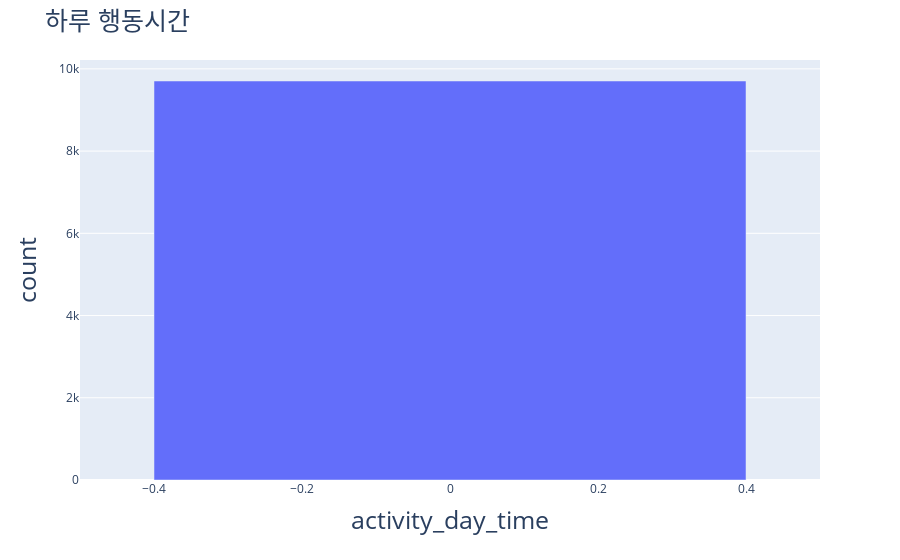

This figure's notebook cell:
### Code cell
import plotly.express as px

raw_plot = (
    raw
    ['activity_day_time'].dt.days.astype(int)
    .value_counts()
    .to_frame() 
    .reset_index(drop=False)
    # .rename(columns={'activity_day_time' : 'activity_day_time', 'activity_day_time' : 'Count'})
)
# raw_plot
fig = px.bar(
    raw_plot, 
    x = 'activity_day_time',
    y = 'count'
)

fig.update_layout(
    title=dict(
        text=f'하루 행동시간',
        font=dict(size=25)
    ),
    xaxis_title=dict(
        text=f'activity_day_time',
        font=dict(size=25)
    ),
    yaxis_title=dict(
        text=f'count',
        font=dict(size=25)
    )
)
fig.show() 
display(raw_plot)

### Figure 1 — Plotly figure (JSON) as saved in the notebook; plotly's stock layout.template omitted (floating-point values rounded to 4 significant figures)
{"data": [{"alignmentgroup": "True", "hovertemplate": "activity_day_time=%{x}<br>count=%{y}<extra></extra>", "legendgroup": "", "marker": {"color": "#636efa", "pattern": {"shape": ""}}, "name": "", "offsetgroup": "", "orientation": "v", "showlegend": false, "textposition": "auto", "type": "bar", "x": [0], "xaxis": "x", "y": [9705], "yaxis": "y"}], "layout": {"barmode": "relative", "legend": {"tracegroupgap": 0}, "margin": {"t": 60}, "title": {"font": {"size": 25}, "text": "하루 행동시간"}, "xaxis": {"anchor": "y", "domain": [0, 1], "title": {"font": {"size": 25}, "text": "activity_day_time"}}, "yaxis": {"anchor": "x", "domain": [0, 1], "title": {"font": {"size": 25}, "text": "count"}}}}
